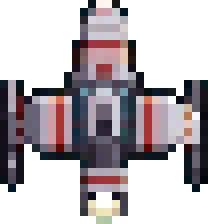
#> input picture firmware/assets/nave-batalha.png, 26 x 28 px (shown 8 times larger)
$ python gen_nave_batalha.py ../assets/nave-batalha.png
#> lines starting #> are read from the running program, lines starting #| are printed output that depends on the picture
#!/usr/bin/env python3
"""No Man Sky FM: the ship from above in the battle (the user's sprite) -> build/gen/nms_nave_batalha.h
  assets/nave-batalha.png (nose up, transparent round it), kept at its own size and its own colours: up to 15, a palette
  of its own (RGB565), a nibble a pixel (15: none)."""
import sys
from pathlib import Path
ROOT = Path(__file__).resolve().parents[1]

def main(out):
#> called with out = '../assets/nave-batalha.png'
    src = ROOT / 'assets/nave-batalha.png'
    L = ['#pragma once', '/* generated by tools/gen_nave_batalha.py from assets/nave-batalha.png */', '#include <stdint.h>']
    if not src.exists():
        Path(out).write_text('\n'.join(L + ['#define NMS_NAVE_BATALHA 0']) + '\n')
        return
    from PIL import Image
    im = Image.open(src).convert('RGBA')
#> im is the input picture: PIL image 26x28 RGBA; mean R, G, B, A 58.5, 51.6, 56.1, 131.7
    w, h = im.size
#> w = 26; h = 28
    rgb = Image.new('RGB', im.size, (0, 0, 0))
#> rgb: PIL image 26x28 RGB; every value is 0
    rgb.paste(im, mask=im.getchannel('A'))
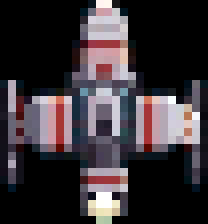
#> rgb: PIL image 26x28 RGB (shown 8 times larger); mean R, G, B 58.5, 51.6, 56.1
    q = rgb.quantize(colors=15, method=Image.Quantize.MEDIANCUT)
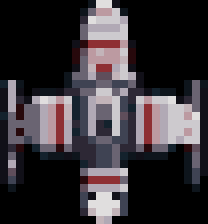
#> q: PIL image 26x28 P (shown 8 times larger); mean R, G, B 56.4, 51, 55.8
    pal = q.getpalette()[:45]
#> pal = 45 values, max 224 at index 0, min 0 at index 42, mean 96.11
    a = im.getchannel('A').load()
    qp = q.load()
    nib = [15 if a[x, y] < 128 else qp[x, y] for y in range(h) for x in range(w)]
#> nib = 728 values, max 15 at index 0, min 0 at index 12, mean 10.52
    if len(nib) & 1:
        nib.append(15)
    data = [(nib[i] << 4) | nib[i + 1] for i in range(0, len(nib), 2)]
#> data = 364 values, max 255 at index 0, min 0 at index 6, mean 180
    c565 = [((pal[i * 3] >> 3) << 11) | ((pal[i * 3 + 1] >> 2) << 5) | (pal[i * 3 + 2] >> 3) for i in range(15)]
#> c565 = [59131, 52825, 50615, 46422, 48340, 27438, 23147, 14858, 35174, 10566, 4357, 2211, 4227, 8257, 0]
    L += ['#define NMS_NAVE_BATALHA 1', f'#define NMS_NBT_W {w}', f'#define NMS_NBT_H {h}',
          'static const uint16_t NMS_NBT_PAL[15] = {' + ', '.join(str(c) for c in c565) + '};',
          f'static const uint8_t NMS_NBT[{len(data)}] = {{']
    for i in range(0, len(data), 24):
        L.append('    ' + ', '.join(str(v) for v in data[i:i + 24]) + ',')
#> this loop made 16 passes
#> i on passes 2 to 13: 24, 48, 72, 96, 120, 144, 168, 192, 216, 240, 264, 288
#> after the loop, L = 24 items
    L.append('};')
    Path(out).write_text('\n'.join(L) + '\n')
    print(f'nave-batalha: {w} x {h}, {len(data)} B')
#| nave-batalha: 26 x 28, 364 B

if __name__ == '__main__':
    main(sys.argv[1])

$ run again, with firmware/assets/cabine.png copied over firmware/assets/nave-batalha.png
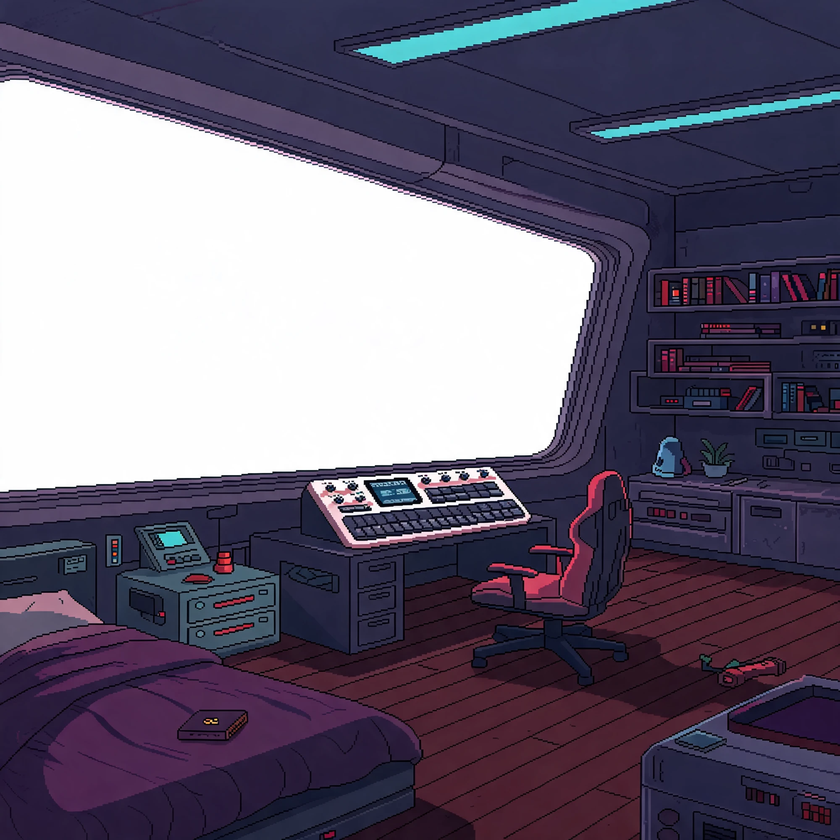
#> input picture firmware/assets/cabine.png, 840 x 840 px, shrunk from 2000 x 2000 before the run
#> rgb: PIL image 840x840 RGB; every value is 0
#> in main, rgb is the input picture: PIL image 840x840 RGB; mean R, G, B 105.3, 98.1, 116.4
#> in main, `q = rgb.quantize(colors=15, method=Image.Quantize.MEDIANCUT)`:
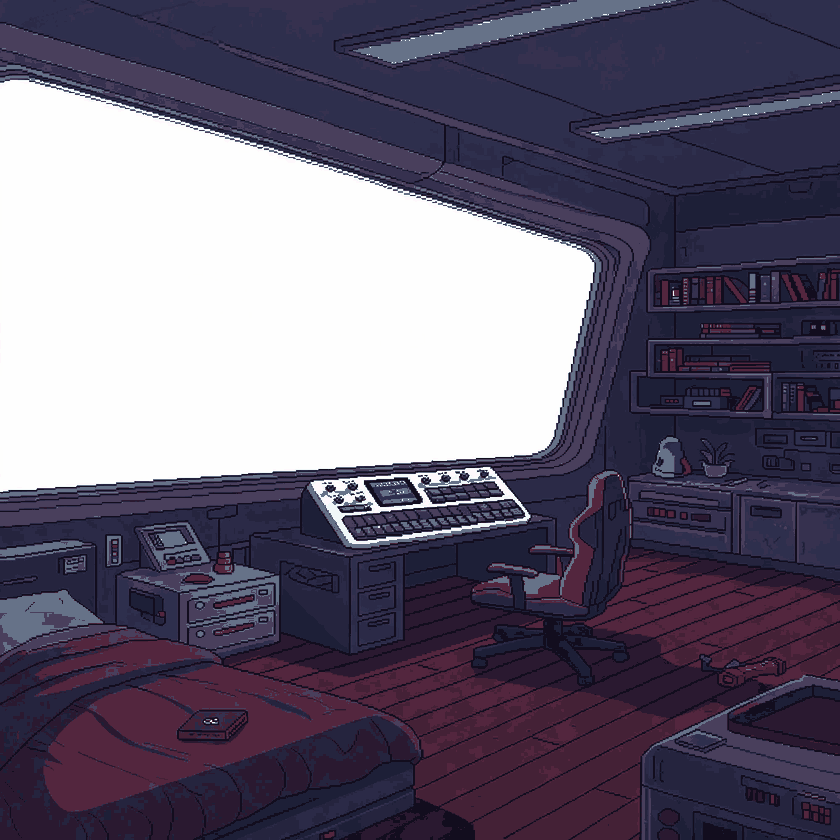
#> q: PIL image 840x840 P; mean R, G, B 104.3, 97.2, 115.9
#> pal = 45 values, max 254 at index 0, min 13 at index 43, mean 108.1
#> nib = 705600 items
#> data = 352800 items
#> c565 = [65535, 65535, 65503, 63423, 25489, 18923, 12681, 10601, 20775, 16646, 10568, 10438, 8487, 6374, 4195]
#> the loop in main, `for i in range(0, len(data), 24):` made 14700 passes
#> i on passes 2 to 4: 24, 48, 72
#> after the loop in main, `for i in range(0, len(data), 24):`: L = 14708 items
#| nave-batalha: 840 x 840, 352800 B

$ run again, with firmware/assets/nave-cima-desenho.png copied over firmware/assets/nave-batalha.png
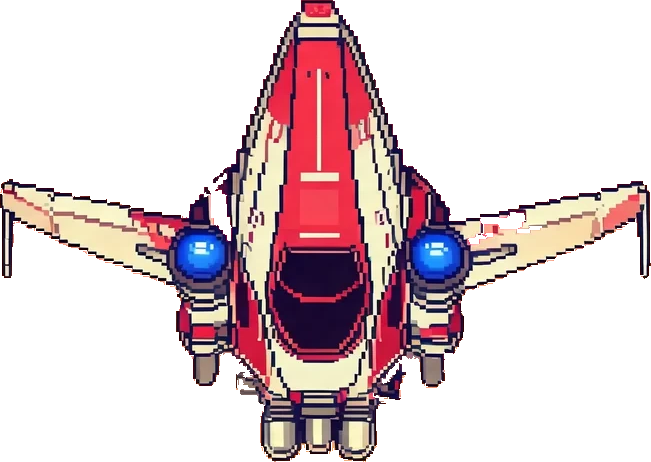
#> input picture firmware/assets/nave-cima-desenho.png, 651 x 462 px
#> in main, im is the input picture: PIL image 651x462 RGBA; mean R, G, B, A 53.3, 36.1, 39.6, 88.1
#> in main, `rgb.paste(im, mask=im.getchannel('A'))`:
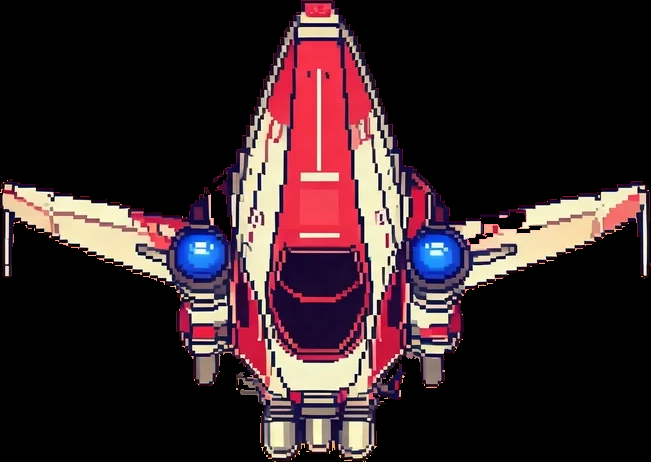
#> rgb: PIL image 651x462 RGB; mean R, G, B 53.3, 36.1, 39.6
#> in main, `q = rgb.quantize(colors=15, method=Image.Quantize.MEDIANCUT)`:
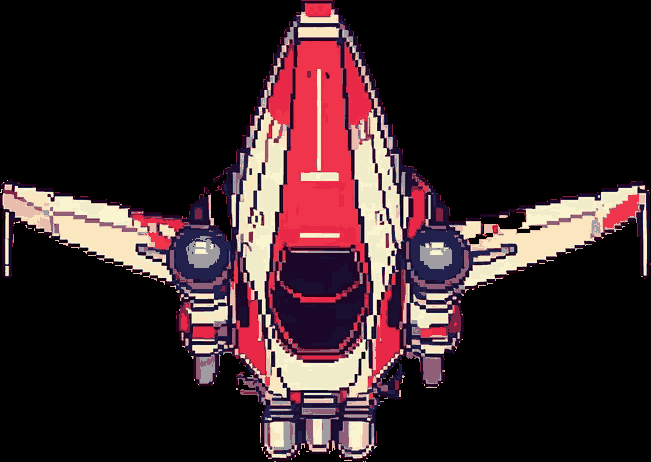
#> q: PIL image 651x462 P; mean R, G, B 53.9, 35.6, 38.7
#> pal = 45 values, max 250 at index 0, min 0 at index 37, mean 107.1
#> nib = 300762 items
#> data = 150381 items
#> c565 = [65466, 65335, 63353, 60917, 42228, 37614, 59817, 59720, 33032, 8457, 6246, 6181, 10243, 2, 0]
#> the loop in main, `for i in range(0, len(data), 24):` made 6266 passes
#> i on passes 2 to 4: 24, 48, 72
#> after the loop in main, `for i in range(0, len(data), 24):`: L = 6274 items
#| nave-batalha: 651 x 462, 150381 B
